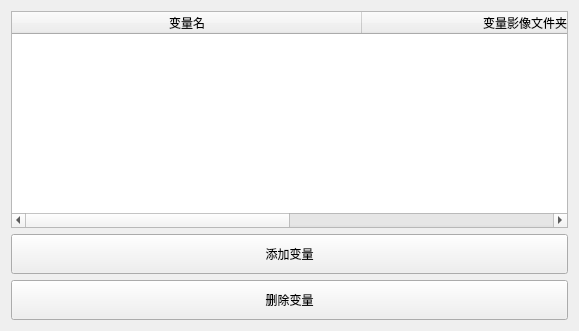
        <widget class="QWidget" name="variable_extraction_sa_content">
         <property name="geometry">
          <rect>
           <x>0</x>
           <y>0</y>
           <width>579</width>
           <height>331</height>
          </rect>
         </property>
         <property name="styleSheet">
          <string notr="true">QWidget#variable_extraction_sa_content{
	background-color: rgb(255, 255, 255);
}
</string>
         </property>
         <layout class="QVBoxLayout" name="verticalLayout_2">
          <item>
           <widget class="QTableWidget" name="variable_table_tw">
            <property name="frameShape">
             <enum>QFrame::StyledPanel</enum>
            </property>
            <property name="textElideMode">
             <enum>Qt::ElideNone</enum>
            </property>
            <property name="verticalScrollMode">
             <enum>QAbstractItemView::ScrollPerItem</enum>
            </property>
            <attribute name="horizontalHeaderDefaultSectionSize">
             <number>350</number>
            </attribute>
            <attribute name="verticalHeaderShowSortIndicator" stdset="0">
             <bool>false</bool>
            </attribute>
            <attribute name="verticalHeaderStretchLastSection">
             <bool>false</bool>
            </attribute>
            <column>
             <property name="text">
              <string>变量名</string>
             </property>
            </column>
            <column>
             <property name="text">
              <string>变量影像文件夹路径</string>
             </property>
            </column>
           </widget>
          </item>
          <item>
           <widget class="QToolButton" name="add_variable_btn">
            <property name="sizePolicy">
             <sizepolicy hsizetype="Preferred" vsizetype="Fixed">
              <horstretch>0</horstretch>
              <verstretch>0</verstretch>
             </sizepolicy>
            </property>
            <property name="minimumSize">
             <size>
              <width>0</width>
              <height>40</height>
             </size>
            </property>
            <property name="maximumSize">
             <size>
              <width>16777215</width>
              <height>16777215</height>
             </size>
            </property>
            <property name="text">
             <string>添加变量</string>
            </property>
           </widget>
          </item>
          <item>
           <widget class="QPushButton" name="delete_variable_btn">
            <property name="minimumSize">
             <size>
              <width>0</width>
              <height>40</height>
             </size>
            </property>
            <property name="text">
             <string>删除变量</string>
            </property>
           </widget>
          </item>
         </layout>
        </widget>
